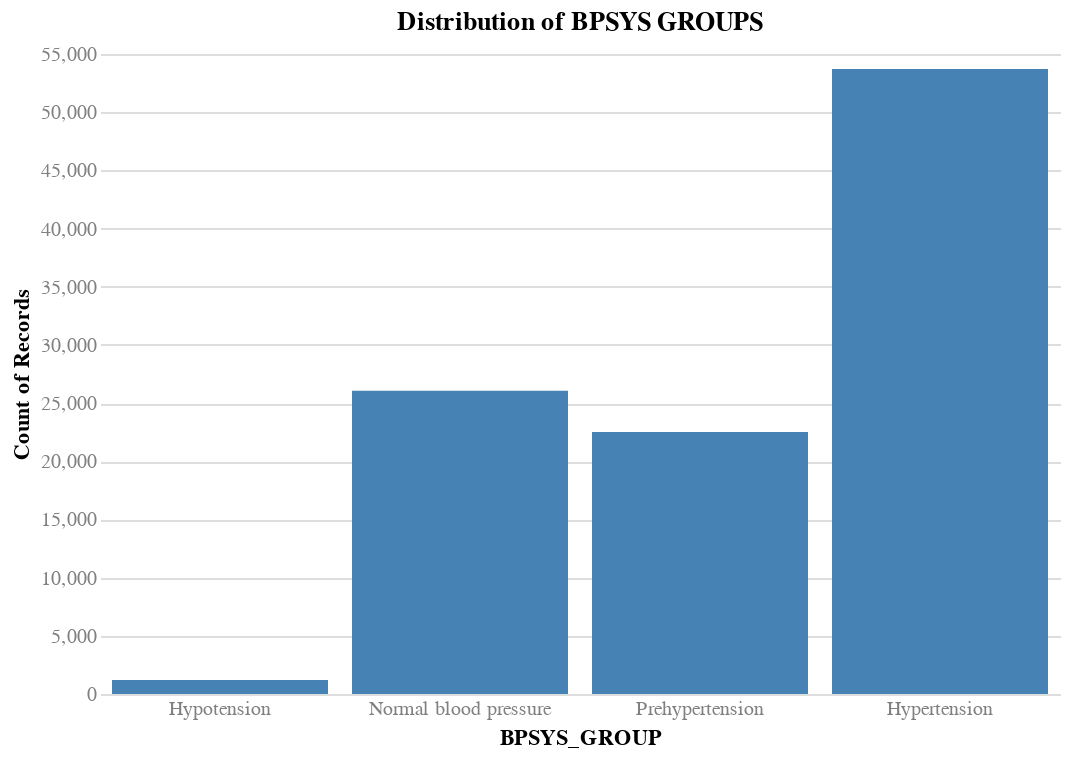

The notebook cell saved with this chart:
### Code cell
# Bin the BPSYS as systolic blood pressure status
# <90 = Hypotension
# 90-120 = Normal blood pressure
# 120-140 = Prehypertension
# >=140 = Hypertension

bpsys_groups = ['Hypotension', 'Normal blood pressure', 'Prehypertension', 'Hypertension']

def bin_bpsys(bpsys):
    if bpsys < 90: return 'Hypotension'
    elif bpsys < 120: return 'Normal blood pressure'
    elif bpsys < 140: return 'Prehypertension'
    else: return 'Hypertension'

clf_df['BPSYS_GROUP'] = clf_df['BPSYS'].apply(bin_bpsys)

# Check the distribution of BPSYS groups
chart(
    df=clf_df,
    x=alt.X('BPSYS_GROUP:O', sort=bpsys_groups),
    y='count()',
    title='Distribution of BPSYS GROUPS',
).mark_bar().interactive()

### Figure 1 — Vega specification as saved in the notebook (floating-point values rounded to 4 significant figures)
{"$schema": "https://vega.github.io/schema/vega/v5.json", "data": [{"name": "param_6_store"}, {"name": "source_0"}, {"name": "data_0", "values": [{"BPSYS_GROUP": "Hypertension", "__count": 53707}, {"BPSYS_GROUP": "Normal blood pressure", "__count": 26064}, {"BPSYS_GROUP": "Prehypertension", "__count": 22513}, {"BPSYS_GROUP": "Hypotension", "__count": 1202}]}, {"name": "source_0_x_domain_BPSYS_GROUP", "values": [{"BPSYS_GROUP": "Hypertension", "sort_field": 3.0}, {"BPSYS_GROUP": "Normal blood pressure", "sort_field": 1.0}, {"BPSYS_GROUP": "Prehypertension", "sort_field": 2.0}, {"BPSYS_GROUP": "Hypotension", "sort_field": 0.0}]}, {"name": "data_0_y_domain___count", "values": [{"min": 1202, "max": 53707}]}], "signals": [{"name": "unit", "value": {}, "on": [{"events": "pointermove", "update": "isTuple(group()) ? group() : unit"}]}, {"name": "param_6", "update": "vlSelectionResolve(\"param_6_store\", \"union\")"}, {"name": "param_6_BPSYS_GROUP", "on": [{"events": [{"source": "view", "type": "dblclick"}], "update": "null"}, {"events": {"signal": "param_6_translate_delta"}, "update": "panLinear(param_6_translate_anchor.extent_x, -param_6_translate_delta.x / width)"}, {"events": {"signal": "param_6_zoom_delta"}, "update": "zoomLinear(domain(\"x\"), param_6_zoom_anchor.x, param_6_zoom_delta)"}]}, {"name": "param_6_tuple", "on": [{"events": [{"signal": "param_6_BPSYS_GROUP"}], "update": "param_6_BPSYS_GROUP ? {unit: \"\", fields: param_6_tuple_fields, values: [param_6_BPSYS_GROUP]} : null"}]}, {"name": "param_6_tuple_fields", "value": [{"field": "BPSYS_GROUP", "channel": "x", "type": "E"}]}, {"name": "param_6_translate_anchor", "value": {}, "on": [{"events": [{"source": "scope", "type": "pointerdown"}], "update": "{x: x(unit), y: y(unit), extent_x: domain(\"x\")}"}]}, {"name": "param_6_translate_delta", "value": {}, "on": [{"events": [{"source": "window", "between": [{"source": "scope", "type": "pointerdown"}, {"source": "window", "type": "pointerup"}], "consume": true, "type": "pointermove"}], "update": "{x: param_6_translate_anchor.x - x(unit), y: param_6_translate_anchor.y - y(unit)}"}]}, {"name": "param_6_zoom_anchor", "on": [{"events": [{"source": "scope", "type": "wheel", "consume": true}], "update": "{x: invert(\"x\", x(unit)), y: invert(\"y\", y(unit))}"}]}, {"name": "param_6_zoom_delta", "on": [{"events": [{"source": "scope", "consume": true, "type": "wheel"}], "update": "pow(1.001, event.deltaY * pow(16, event.deltaMode))", "force": true}]}, {"name": "param_6_modify", "on": [{"events": {"signal": "param_6_tuple"}, "update": "modify(\"param_6_store\", param_6_tuple, true)"}]}], "marks": [{"type": "rect", "name": "marks", "from": {"data": "data_0"}, "encode": {"update": {"fill": {"value": "steelblue"}, "y2": {"value": 0, "scale": "y"}, "y": {"field": "__count", "scale": "y"}, "x": {"field": "BPSYS_GROUP", "scale": "x"}, "width": {"signal": "max(0.25, bandwidth('x'))"}}}, "style": ["bar"], "interactive": true}], "scales": [{"name": "x", "type": "band", "domain": {"data": "source_0_x_domain_BPSYS_GROUP", "field": "BPSYS_GROUP", "sort": {"op": "max", "field": "sort_field"}}, "range": [0, {"signal": "width"}], "paddingOuter": 0.05, "paddingInner": 0.1}, {"name": "y", "type": "linear", "domain": [{"signal": "(data(\"data_0_y_domain___count\")[0] || {}).min"}, {"signal": "(data(\"data_0_y_domain___count\")[0] || {}).max"}], "range": [{"signal": "height"}, 0], "nice": true, "zero": true}], "axes": [{"scale": "y", "orient": "left", "grid": true, "domain": false, "tickCount": {"signal": "ceil(height/40)"}, "aria": false, "maxExtent": 0, "ticks": false, "gridScale": "x", "labels": false, "minExtent": 0, "zindex": 0}, {"scale": "x", "orient": "bottom", "grid": false, "title": "BPSYS_GROUP", "labelBaseline": "top", "zindex": 0}, {"scale": "y", "orient": "left", "labelOverlap": true, "tickCount": {"signal": "ceil(height/40)"}, "zindex": 0, "title": "Count of Records", "labelAlign": "right", "grid": false}], "title": {"text": "Distribution of BPSYS GROUPS", "frame": "group"}, "background": "white", "width": 480, "height": 320, "config": {"axis": {"domain": false, "labelAngle": 0, "labelColor": "gray", "labelFontSize": 10, "ticks": false}, "style": {"guide-label": {"font": "Helvetica Neue"}, "guide-title": {"font": "Helvetica Neue"}, "group-title": {"font": "Helvetica Neue"}, "group-subtitle": {"font": "Helvetica Neue"}, "cell": {"stroke": null}, "text": {"font": "Helvetica Neue"}}}, "padding": 5, "style": "cell"}
